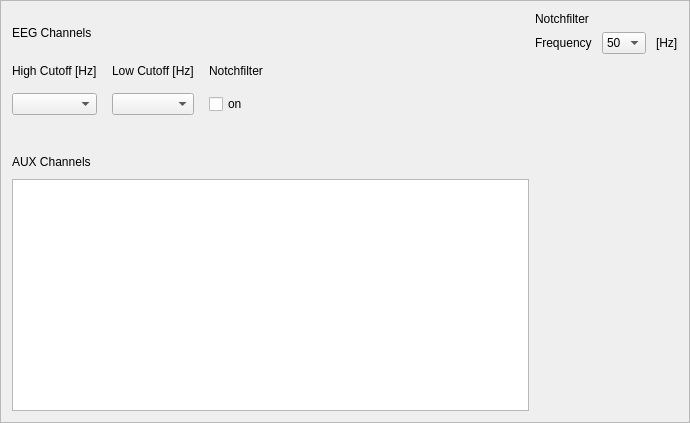
<?xml version="1.0" encoding="UTF-8"?>
<ui version="4.0">
 <class>frmFilterConfig</class>
 <widget class="QFrame" name="frmFilterConfig">
  <property name="geometry">
   <rect>
    <x>0</x>
    <y>0</y>
    <width>690</width>
    <height>423</height>
   </rect>
  </property>
  <property name="windowTitle">
   <string>Filter</string>
  </property>
  <property name="frameShape">
   <enum>QFrame::StyledPanel</enum>
  </property>
  <property name="frameShadow">
   <enum>QFrame::Raised</enum>
  </property>
  <layout class="QGridLayout" name="gridLayout_2">
   <property name="verticalSpacing">
    <number>10</number>
   </property>
   <item row="4" column="0">
    <widget class="QLabel" name="label_4">
     <property name="text">
      <string>AUX Channels</string>
     </property>
    </widget>
   </item>
   <item row="5" column="0">
    <widget class="QTableView" name="tableView">
     <property name="editTriggers">
      <set>QAbstractItemView::AnyKeyPressed|QAbstractItemView::DoubleClicked|QAbstractItemView::EditKeyPressed|QAbstractItemView::SelectedClicked</set>
     </property>
     <property name="alternatingRowColors">
      <bool>true</bool>
     </property>
     <property name="selectionMode">
      <enum>QAbstractItemView::ExtendedSelection</enum>
     </property>
     <attribute name="horizontalHeaderStretchLastSection">
      <bool>true</bool>
     </attribute>
     <attribute name="verticalHeaderVisible">
      <bool>false</bool>
     </attribute>
    </widget>
   </item>
   <item row="2" column="0">
    <layout class="QGridLayout" name="gridLayout">
     <property name="spacing">
      <number>15</number>
     </property>
     <item row="0" column="0">
      <widget class="QLabel" name="label_3">
       <property name="text">
        <string>High Cutoff [Hz]</string>
       </property>
      </widget>
     </item>
     <item row="0" column="1">
      <widget class="QLabel" name="label_5">
       <property name="text">
        <string>Low Cutoff [Hz]</string>
       </property>
      </widget>
     </item>
     <item row="0" column="2">
      <widget class="QLabel" name="label_6">
       <property name="text">
        <string>Notchfilter</string>
       </property>
      </widget>
     </item>
     <item row="1" column="2">
      <widget class="QCheckBox" name="checkBoxEegNotch">
       <property name="layoutDirection">
        <enum>Qt::LeftToRight</enum>
       </property>
       <property name="text">
        <string>on</string>
       </property>
      </widget>
     </item>
     <item row="1" column="0">
      <widget class="QComboBox" name="comboBoxEegLowpass"/>
     </item>
     <item row="1" column="1">
      <widget class="QComboBox" name="comboBoxEegHighpass"/>
     </item>
     <item row="1" column="3">
      <spacer name="horizontalSpacer">
       <property name="orientation">
        <enum>Qt::Horizontal</enum>
       </property>
       <property name="sizeHint" stdset="0">
        <size>
         <width>40</width>
         <height>20</height>
        </size>
       </property>
      </spacer>
     </item>
    </layout>
   </item>
   <item row="1" column="0">
    <widget class="QLabel" name="label_7">
     <property name="text">
      <string>EEG Channels</string>
     </property>
    </widget>
   </item>
   <item row="3" column="0">
    <spacer name="verticalSpacer">
     <property name="orientation">
      <enum>Qt::Vertical</enum>
     </property>
     <property name="sizeType">
      <enum>QSizePolicy::Fixed</enum>
     </property>
     <property name="sizeHint" stdset="0">
      <size>
       <width>20</width>
       <height>30</height>
      </size>
     </property>
    </spacer>
   </item>
   <item row="1" column="1">
    <layout class="QGridLayout" name="gridLayout_3">
     <property name="horizontalSpacing">
      <number>10</number>
     </property>
     <property name="verticalSpacing">
      <number>6</number>
     </property>
     <item row="1" column="0">
      <widget class="QLabel" name="label">
       <property name="text">
        <string>Frequency</string>
       </property>
      </widget>
     </item>
     <item row="1" column="2">
      <widget class="QLabel" name="label_2">
       <property name="text">
        <string>[Hz]</string>
       </property>
      </widget>
     </item>
     <item row="1" column="1">
      <widget class="QComboBox" name="comboBox_Notch">
       <property name="currentIndex">
        <number>0</number>
       </property>
       <property name="maxVisibleItems">
        <number>2</number>
       </property>
       <property name="sizeAdjustPolicy">
        <enum>QComboBox::AdjustToContents</enum>
       </property>
       <item>
        <property name="text">
         <string>50</string>
        </property>
       </item>
       <item>
        <property name="text">
         <string>60</string>
        </property>
       </item>
      </widget>
     </item>
     <item row="0" column="0">
      <widget class="QLabel" name="label_8">
       <property name="text">
        <string>Notchfilter</string>
       </property>
      </widget>
     </item>
    </layout>
   </item>
  </layout>
 </widget>
 <resources/>
 <connections/>
</ui>
